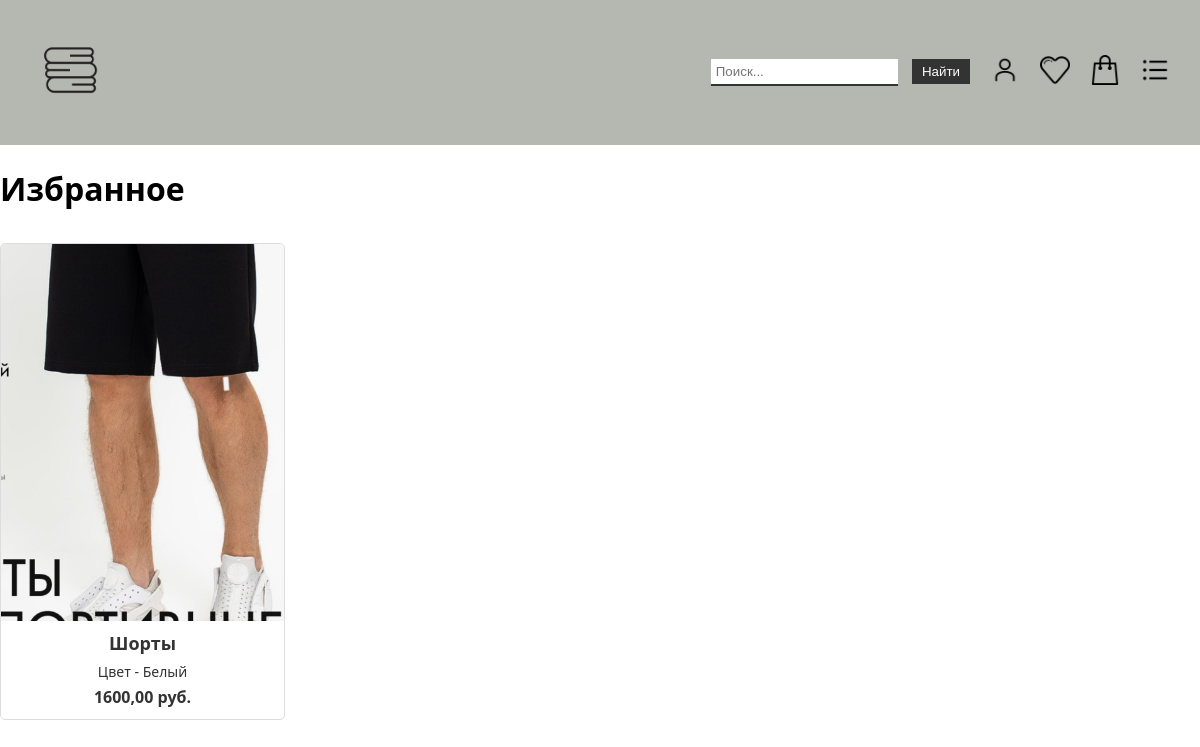
The page /liked/ (signed in) on the database as committed earlier.
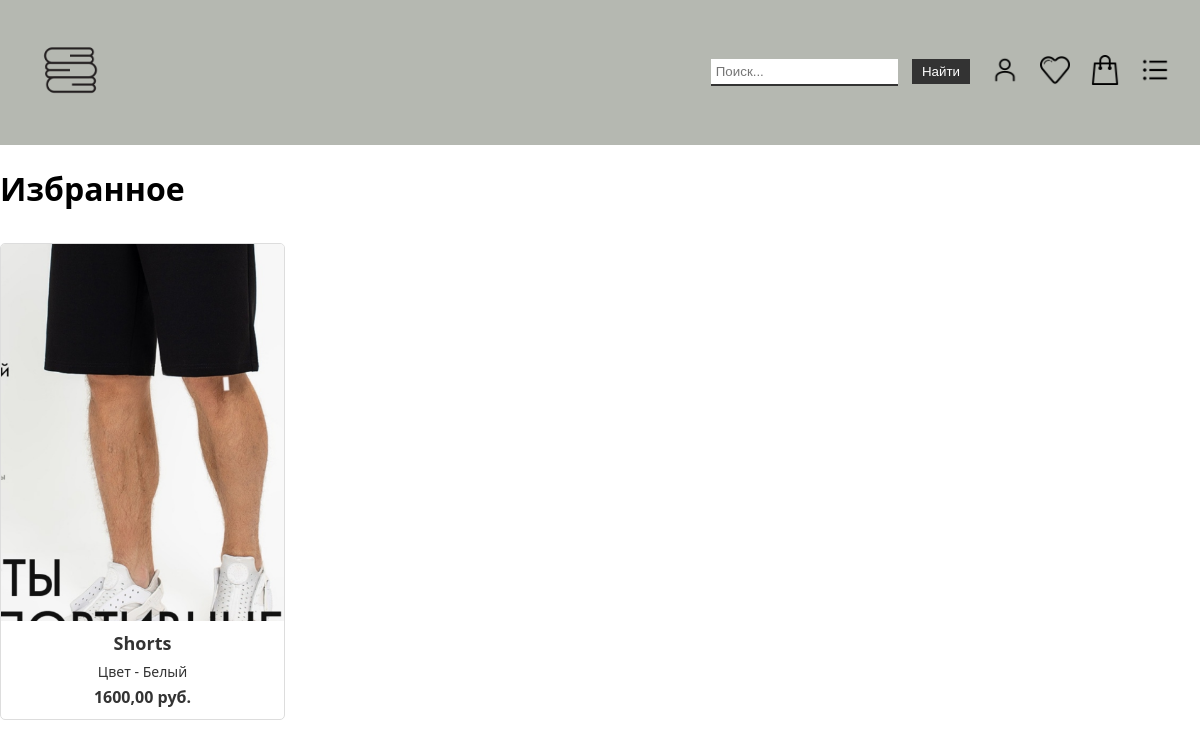
The same page on the database as committed later.
### product/models.py (models this page shows, shortened)
class Product(models.Model):
    title = models.CharField(max_length=100)
    slug = models.SlugField(max_length=255, unique=True, db_index=True, verbose_name="URL")
    price = models.DecimalField(max_digits=10, decimal_places=2, null=True)
    photo = models.ImageField(blank=True, upload_to='photos/%Y/%m/%d/')
    color = models.CharField(max_length=50)
    content = models.TextField(blank=True)
    search_names = models.TextField(blank=True)
    gender = models.CharField(max_length=50)
    is_published = models.BooleanField(default=True)
    cat = models.ForeignKey('Catalog', on_delete=models.PROTECT)
    def get_absolute_url(self):
        return reverse('product', kwargs={'prod_slug': self.slug})
    class Meta:
        verbose_name = 'Товар'
        verbose_name_plural = 'Товары'
        ordering = ('title', )

### product/views.py (the view)
# urls.py: path('liked/', liked, name='like'),
def liked(request):
    if request.user.is_authenticated:
        products = Product.objects.filter(likedproduct__user=request.user)
        title = 'Избранное'
        context = {'title': title, 'menu': menu, 'products': products}
        return render(request, 'product/liked.html', context=context)
    else:
        return redirect('profile')

### product/templates/product/liked.html
{% extends 'product/base.html' %}
{% block content %}
    <h1>Избранное</h1>
        {% if products %}
            <div class="list-prod">
                {% for p in products %}
                    <a href="{{ p.get_absolute_url }}" class="item">
                        {% if p.photo %}
                          <img src="{{p.photo.url}}" alt="{{p.title}}">
                        {% else %}
                          <div style="height: 200px;"></div>
                        {% endif %}
                            <h2>{{ p.title }}</h2>
                            <p>Цвет - {{ p.color }}</p>
                            <p class="price">{{ p.price }} руб.</p>
                    </a>
                {% endfor %}
            </div>
        {% else %}
            <h2>Нет избранных товаров</h2>
        {% endif %}
{% endblock content %}

Rows that differ between the two databases and show on the page:
changed Product "Белый": title "Шорты" → "Shorts"
